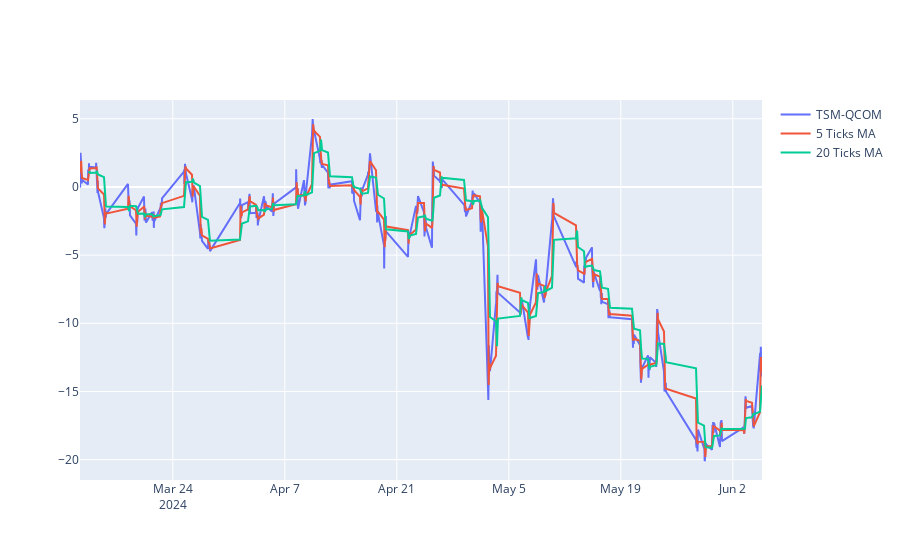

This figure's notebook cell:
### Code cell
# Plot the difference and its moving average

fig = go.Figure()
fig.add_trace(go.Scatter(x=tsm_qcom_dif.index, y=tsm_qcom_dif, name='TSM-QCOM'))
fig.add_trace(go.Scatter(x=tsm_qcom_dif.index, y=tsm_qcom_dif.rolling(window=5).mean(), name='5 Ticks MA'))
fig.add_trace(go.Scatter(x=tsm_qcom_dif.index, y=tsm_qcom_dif.rolling(window=20).mean(), name='20 Ticks MA'))

fig.show()

### Figure 1 — Plotly figure (JSON) as saved in the notebook; plotly's stock layout.template omitted (floating-point values rounded to 4 significant figures; data arrays with more than 128 entries replaced by an {"elided": "..."} marker saying what was removed)
{"data": [{"name": "TSM-QCOM", "type": "scatter", "x": {"elided": "780 str values"}, "y": {"elided": "780 float values"}}, {"name": "5 Ticks MA", "type": "scatter", "x": {"elided": "780 str values"}, "y": {"elided": "780 float values"}}, {"name": "20 Ticks MA", "type": "scatter", "x": {"elided": "780 str values"}, "y": {"elided": "780 float values"}}], "layout": {}}
